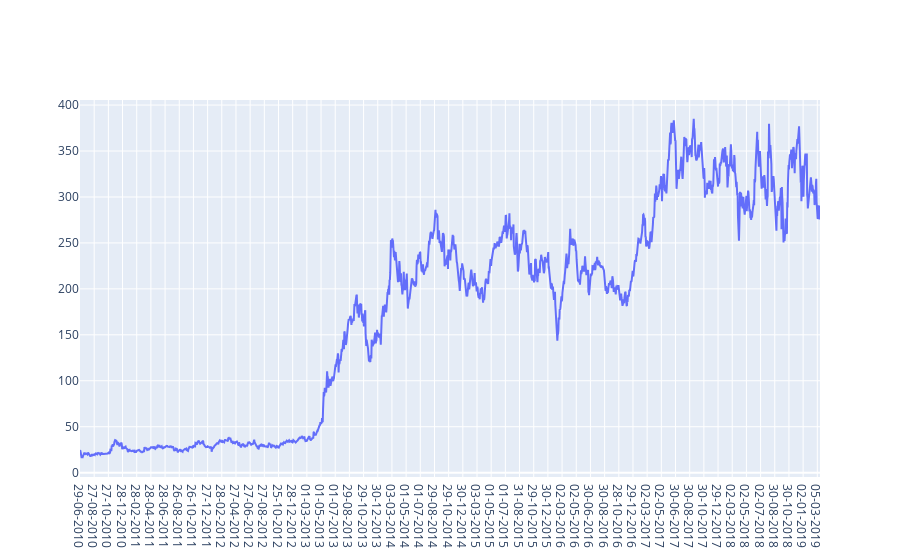

Notebook cell for this chart:
### Code cell
#plot(plot) #plotting offline

fig = go.Figure(tesla_data)
fig.show()

### Figure 1 — Plotly figure (JSON) as saved in the notebook; plotly's stock layout.template omitted (floating-point values rounded to 4 significant figures; data arrays with more than 128 entries replaced by an {"elided": "..."} marker saying what was removed)
{"data": [{"type": "scatter", "x": {"elided": "2193 str values"}, "y": {"elided": "2193 float values"}}], "layout": {}}
